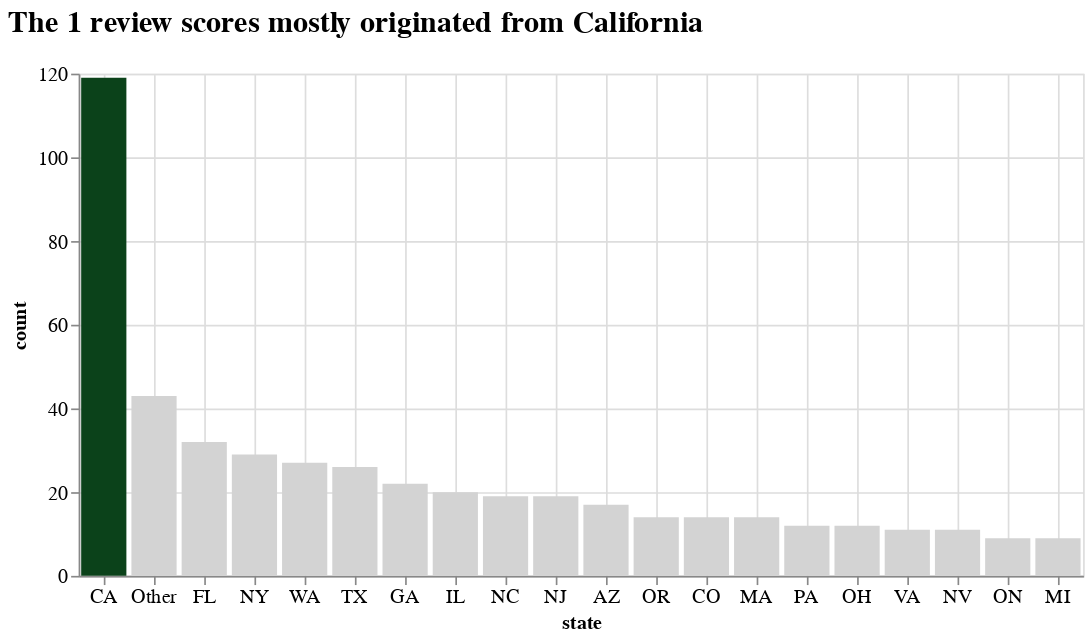

The notebook cell saved with this chart:
### Markdown cell above
<b>Comment</b>
- The chart reveals fluctuating customer ratings over the years, with notable spikes such as the jump to 65 in 2015. 
- However, there are also declines, like the drop to 17 in 2013.

### Code cell
# check which state gave the 1 rating score
rating_state_df = (df[df['rating'] == 1]
                   .groupby('state')
                   .size()
                   .reset_index(name='count')
                   .sort_values(by='count', ascending=False)
                   .head(20))

alt.Chart(rating_state_df).mark_bar().encode(
    alt.X('state', sort='-y', axis=alt.Axis(labelAngle=0)), 
    alt.Y('count'),
    tooltip=['state', 'count'],
    color=alt.condition(
        alt.datum.state == 'CA',
        alt.value('#0b421a'),
        alt.value('lightgrey')) 
).properties(
    title=alt.Title('The 1 review scores mostly originated from California',
    anchor='start',
    fontSize=18,
    offset=15),
    width=600, height=300
).configure_axis(
    labelFontSize=12,
    titleFontSize=12,
    grid=True
)

### Figure 1 — Vega-Lite specification as saved in the notebook (floating-point values rounded to 4 significant figures)
{"config": {"view": {"continuousWidth": 300, "continuousHeight": 300}, "axis": {"grid": true, "labelFontSize": 12, "titleFontSize": 12}}, "data": {"name": "data-8ed372f2918316b801e89de4a294a72e"}, "mark": {"type": "bar"}, "encoding": {"color": {"condition": {"test": "(datum.state === 'CA')", "value": "#0b421a"}, "value": "lightgrey"}, "tooltip": [{"field": "state", "type": "nominal"}, {"field": "count", "type": "quantitative"}], "x": {"axis": {"labelAngle": 0}, "field": "state", "sort": "-y", "type": "nominal"}, "y": {"field": "count", "type": "quantitative"}}, "height": 300, "title": {"text": "The 1 review scores mostly originated from California", "anchor": "start", "fontSize": 18, "offset": 15}, "width": 600, "$schema": "https://vega.github.io/schema/vega-lite/v5.17.0.json", "datasets": {"data-8ed372f2918316b801e89de4a294a72e": [{"state": "CA", "count": 119}, {"state": "Other", "count": 43}, {"state": "FL", "count": 32}, {"state": "NY", "count": 29}, {"state": "WA", "count": 27}, {"state": "TX", "count": 26}, {"state": "GA", "count": 22}, {"state": "IL", "count": 20}, {"state": "NC", "count": 19}, {"state": "NJ", "count": 19}, {"state": "AZ", "count": 17}, {"state": "OR", "count": 14}, {"state": "CO", "count": 14}, {"state": "MA", "count": 14}, {"state": "PA", "count": 12}, {"state": "OH", "count": 12}, {"state": "VA", "count": 11}, {"state": "NV", "count": 11}, {"state": "ON", "count": 9}, {"state": "MI", "count": 9}]}}
